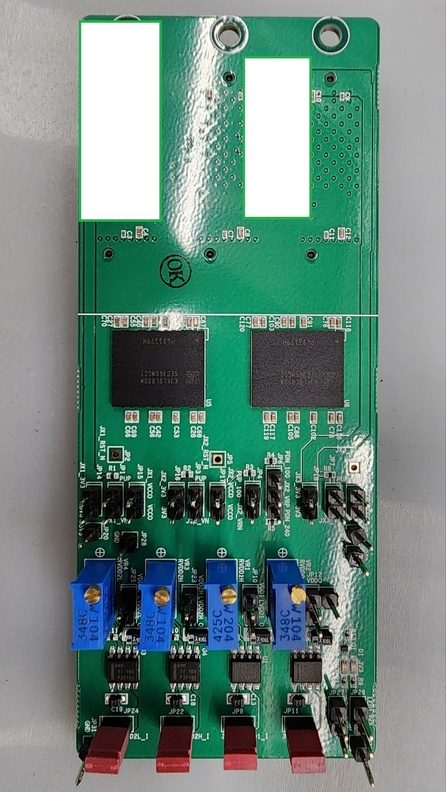
#> input picture image/T1.jpg, 446 x 792 px, shrunk from 901 x 1600 before the run
$ python compare.py
#> lines starting #> are read from the running program, lines starting #| are printed output that depends on the picture; after the words box and inside, x2 and y2 are one past the last pixel; in counts of white or black regions, pixels touching at a corner belong together
import cv2
import numpy as np

def detect_shunts(image):
    """Detect shunts (red components) on the board."""
    hsv = cv2.cvtColor(image, cv2.COLOR_BGR2HSV)

    # Define the red color range
    lower_red1 = np.array([0, 50, 50])
    upper_red1 = np.array([10, 255, 255])
    lower_red2 = np.array([170, 50, 50])
    upper_red2 = np.array([180, 255, 255])

    # Create a mask for red colors
    mask1 = cv2.inRange(hsv, lower_red1, upper_red1)
    mask2 = cv2.inRange(hsv, lower_red2, upper_red2)
    red_mask = mask1 + mask2

    # Clean up the mask using morphological operations
    kernel = np.ones((5, 5), np.uint8)
    red_mask = cv2.morphologyEx(red_mask, cv2.MORPH_CLOSE, kernel)
    red_mask = cv2.morphologyEx(red_mask, cv2.MORPH_OPEN, kernel)

    # Find contours of the detected red regions
    contours, _ = cv2.findContours(red_mask, cv2.RETR_EXTERNAL, cv2.CHAIN_APPROX_SIMPLE)
    shunt_positions = []
    for contour in contours:
        area = cv2.contourArea(contour)
        if area > 300:  # Filter out small noise
            x, y, w, h = cv2.boundingRect(contour)
            shunt_positions.append((x, y))
            # Draw rectangles around detected shunts for visualization
            cv2.rectangle(image, (x, y), (x + w, y + h), (0, 255, 0), 2)

    return shunt_positions, image

def combine_images(image1, image2, output_path="result.jpg"):
    """Combine two images side by side and save the result."""
    # Ensure both images have the same height
    height1, width1 = image1.shape[:2]
    height2, width2 = image2.shape[:2]
    combined_height = max(height1, height2)
    combined_width = width1 + width2

    # Create a blank image to hold both images
    combined_image = np.zeros((combined_height, combined_width, 3), dtype=np.uint8)

    # Place the first image on the left
    combined_image[:height1, :width1] = image1

    # Place the second image on the right
    combined_image[:height2, width1:width1 + width2] = image2

    # Save the combined image
    cv2.imwrite(output_path, combined_image)

def compare_images(image_path_1, image_path_2):
    """Compare the shunts detected in two board images."""
#> called with image_path_1 = 'image/T1.jpg', image_path_2 = 'image/T2.jpg'
    # Load the two board images
    image1 = cv2.imread(image_path_1)
#> image1 is the input picture: shape (792, 446, 3); mean B, G, R 126.1, 135.3, 106.5
    image2 = cv2.imread(image_path_2)
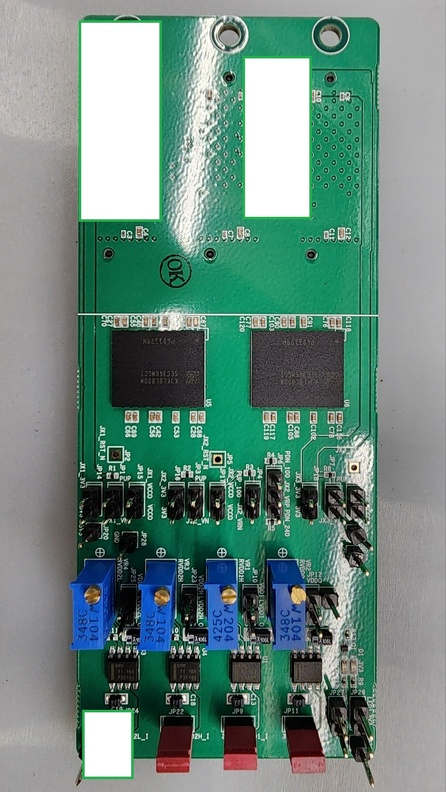
#> input picture image/T2.jpg, 446 x 792 px, shrunk from 901 x 1600 before the run
#> image2 is the input picture: shape (792, 446, 3); mean B, G, R 127.8, 137.1, 108

    if image1 is None or image2 is None:
        print("Error: Unable to load one or both images.")
        return

    # Detect shunts in both images
    shunts1, annotated_image1 = detect_shunts(image1)
#> in detect_shunts, `hsv = cv2.cvtColor(image, cv2.COLOR_BGR2HSV)`: hsv: shape (792, 446, 3); mean H, S, V 72.3, 82.6, 140
#> in detect_shunts, `mask1 = cv2.inRange(hsv, lower_red1, upper_red1)`:
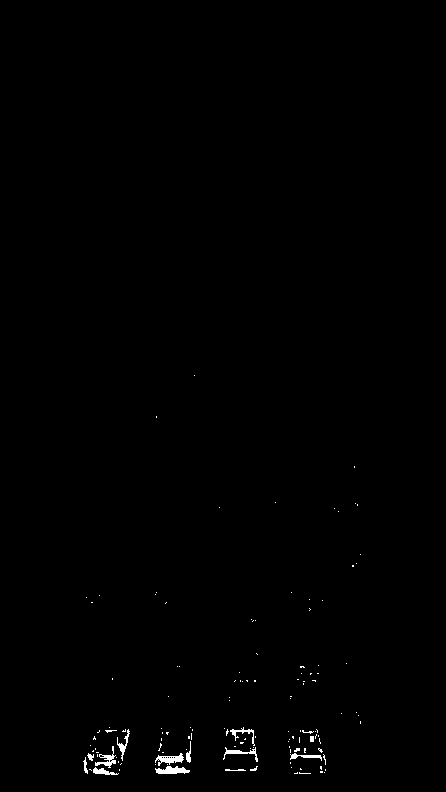
#> mask1: shape (792, 446); 0.47% white; 131 white regions (118 under 20 px), largest, box (x1, y1, x2, y2) and area: (155, 766, 190, 774) 189, (155, 753, 184, 766) 179, (95, 746, 116, 768) 149
#> in detect_shunts, `mask2 = cv2.inRange(hsv, lower_red2, upper_red2)`: mask2: shape (792, 446); 1.2% white; 20 white regions (14 under 20 px), largest, box (x1, y1, x2, y2) and area: (86, 727, 128, 774) 1112, (288, 731, 326, 774) 1088, (155, 727, 191, 770) 980, (223, 753, 258, 771) 504, (226, 727, 255, 752) 458, (244, 727, 253, 730) 21
#> in detect_shunts, `red_mask = mask1 + mask2`: red_mask: shape (792, 446); 1.7% white; 65 white regions (61 under 20 px), largest, box (x1, y1, x2, y2) and area: (83, 727, 130, 775) 1606, (155, 727, 192, 774) 1452, (288, 730, 326, 774) 1359, (223, 727, 258, 771) 1319
#> in detect_shunts, `red_mask = cv2.morphologyEx(red_mask, cv2.MORPH_CLOSE, kernel)`: red_mask: shape (792, 446); 1.7% white; 49 white regions (45 under 20 px), largest, box (x1, y1, x2, y2) and area: (83, 727, 130, 775) 1648, (155, 727, 193, 774) 1505, (288, 729, 326, 774) 1412, (223, 727, 258, 771) 1348
#> in detect_shunts, `red_mask = cv2.morphologyEx(red_mask, cv2.MORPH_OPEN, kernel)`: red_mask: shape (792, 446); 1.7% white; 4 white regions
#> in detect_shunts, `contours, _ = cv2.findContours(red_mask, cv2.RETR_EXTERNAL, cv2.CHAIN_..`: contours = 4 contours; box (x1, y1, x2, y2) and area: (84, 727, 129, 775) 1567, (155, 727, 192, 774) 1426, (289, 731, 326, 774) 1328, (223, 727, 258, 771) 1270
#> the loop in detect_shunts, `for contour in contours:` made 4 passes
#> (area, x, y, w, h) on passes 1 to 4: (1328, 289, 731, 37, 43), (1270, 223, 727, 35, 44), (1425.5, 155, 727, 37, 47), (1567, 84, 727, 45, 48)
#> after the loop in detect_shunts, `for contour in contours:`:
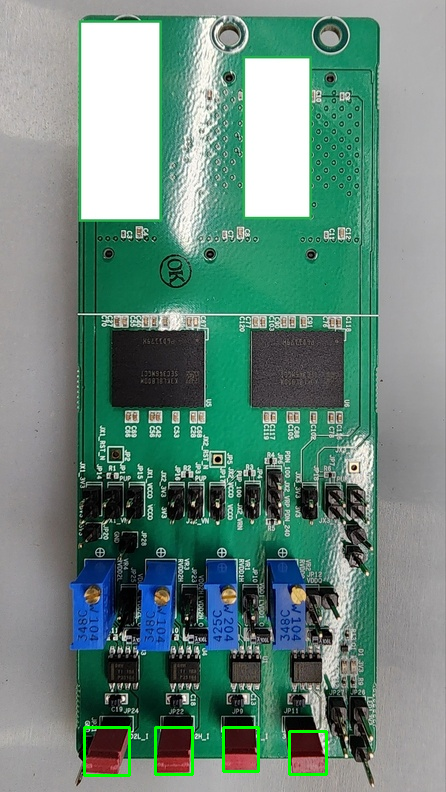
#> image: shape (792, 446, 3); 0.57% of pixels changed, all inside (x1, y1, x2, y2) = (83, 726, 328, 777)
#> after the loop in detect_shunts, `for contour in contours:`: shunt_positions = [(289, 731), (223, 727), (155, 727), (84, 727)]
#> shunts1 = [(289, 731), (223, 727), (155, 727), (84, 727)]
    shunts2, annotated_image2 = detect_shunts(image2)
#> in detect_shunts (call 2), `hsv = cv2.cvtColor(image, cv2.COLOR_BGR2HSV)`: hsv: shape (792, 446, 3); mean H, S, V 71.8, 81.5, 141.6
#> in detect_shunts (call 2), `mask1 = cv2.inRange(hsv, lower_red1, upper_red1)`: mask1: shape (792, 446); 0.33% white; 112 white regions (104 under 20 px), largest, box (x1, y1, x2, y2) and area: (155, 766, 190, 774) 189, (155, 753, 184, 766) 179, (223, 747, 258, 762) 135
#> in detect_shunts (call 2), `red_mask = cv2.morphologyEx(red_mask, cv2.MORPH_OPEN, kernel)`:
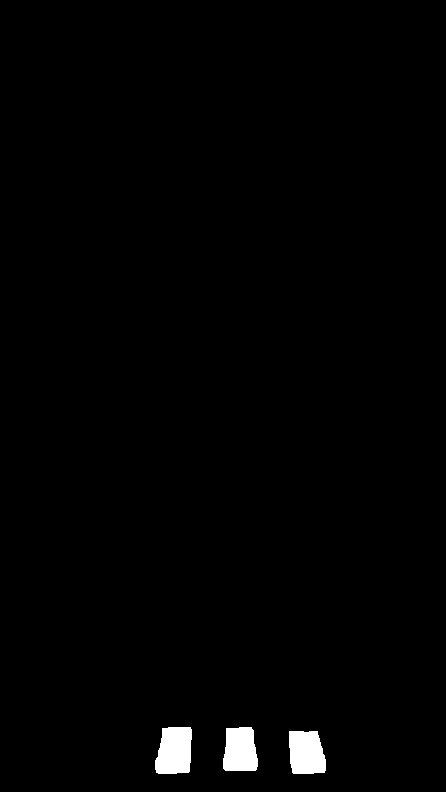
#> red_mask: shape (792, 446); 1.2% white; 3 white regions
#> in detect_shunts (call 2), `contours, _ = cv2.findContours(red_mask, cv2.RETR_EXTERNAL, cv2.CHAIN_..`: contours = 3 contours; box (x1, y1, x2, y2) and area: (155, 727, 192, 774) 1426, (289, 731, 326, 774) 1328, (223, 727, 258, 771) 1270
#> the loop in detect_shunts (call 2), `for contour in contours:` made 3 passes
#> after the loop in detect_shunts (call 2), `for contour in contours:`:
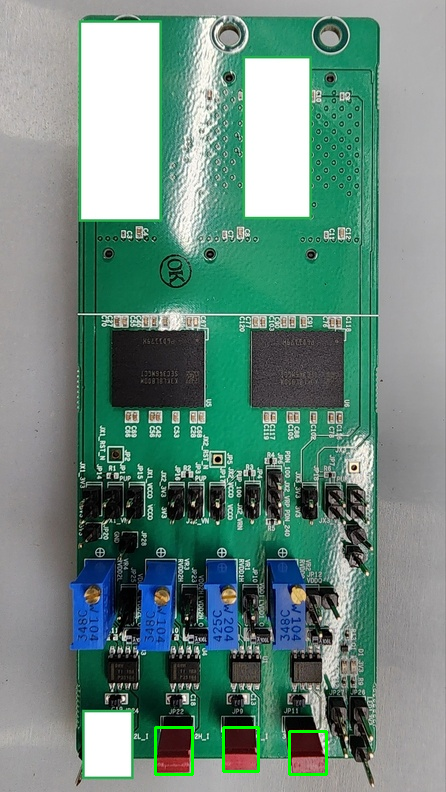
#> image: shape (792, 446, 3); 0.41% of pixels changed, all inside (x1, y1, x2, y2) = (154, 726, 328, 776)
#> after the loop in detect_shunts (call 2), `for contour in contours:`: shunt_positions = [(289, 731), (223, 727), (155, 727)]
#> shunts2 = [(289, 731), (223, 727), (155, 727)]

    # Add shunt count text to the images
    cv2.putText(annotated_image1, f"Shunts: {len(shunts1)}", (10, 30), cv2.FONT_HERSHEY_SIMPLEX, 1, (0, 255, 0), 2)
#> annotated_image1: shape (792, 446, 3); 0.27% of pixels changed, all inside (x1, y1, x2, y2) = (12, 8, 162, 32)
    cv2.putText(annotated_image2, f"Shunts: {len(shunts2)}", (10, 30), cv2.FONT_HERSHEY_SIMPLEX, 1, (0, 255, 0), 2)
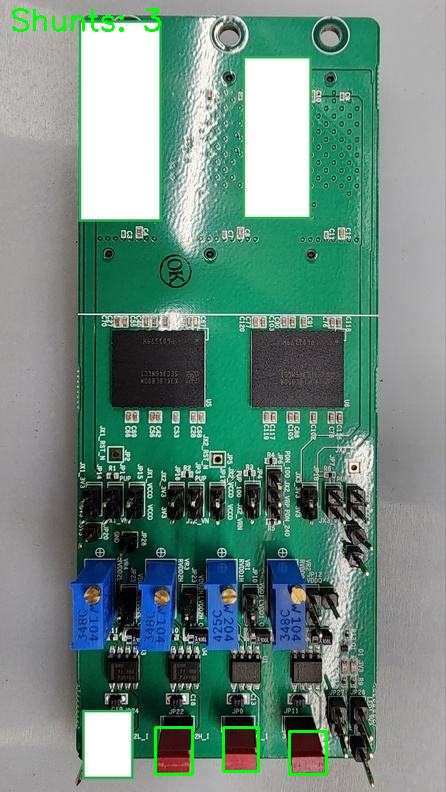
#> annotated_image2: shape (792, 446, 3); 0.27% of pixels changed, all inside (x1, y1, x2, y2) = (12, 8, 161, 32)

    # Combine the two annotated images into one
    combine_images(annotated_image1, annotated_image2, output_path="result.jpg")
#> in combine_images, `combined_image[:height2, width1:width1 + width2] = image2`:
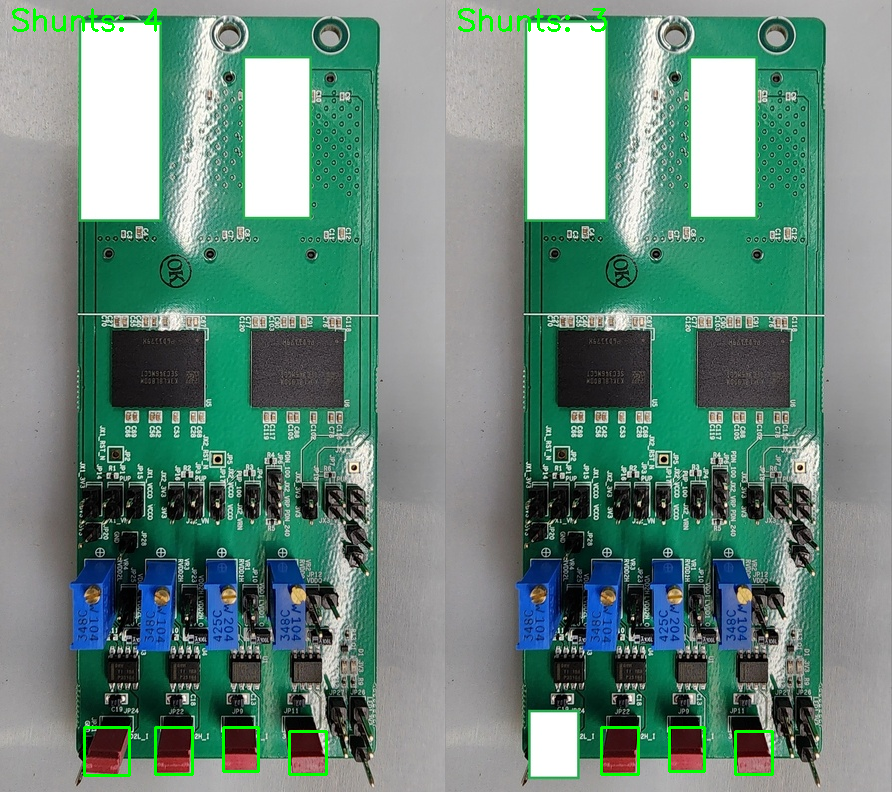
#> combined_image: shape (792, 892, 3); mean B, G, R 126, 137.1, 106.3

    # Display comparison results
    print(f"Shunts detected in Image 1: {len(shunts1)}")
#| Shunts detected in Image 1: 4
    print(f"Shunts detected in Image 2: {len(shunts2)}")
#| Shunts detected in Image 2: 3

# Provide the paths to the images
image_path_1 = "image/T1.jpg"  # Replace with the path to the first image
image_path_2 = "image/T2.jpg"  # Replace with the path to the second image

# Run the comparison
compare_images(image_path_1, image_path_2)
